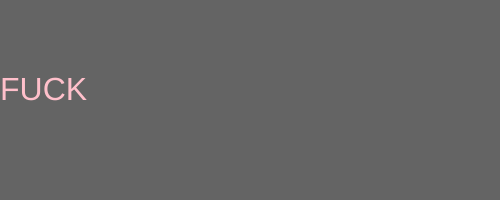
Frame 1 (no input)
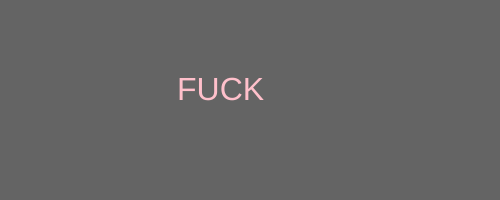
Frame 60 (no input)
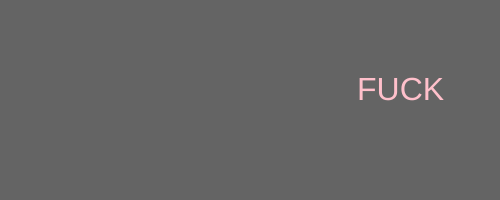
Frame 120 (the mouse pressed at the canvas centre since frame 60)

The p5.js sketch that drew these frames (run headless with seeded random() and noise() and a simulated clock; from frame 60 on, the mouse is pressed at the canvas centre):

// p5.js sketch
// ── sketch.js
var x = 0;

function setup() {
  // put setup code here

  createCanvas(500,200);
}

function draw() {
  // put drawing code here
  background(100);
  fill('pink');
  textSize(32);
  text("FUCK", x, height/2);
    x +=3;

    if(x > 500) {
      x = 0;
    }
}
